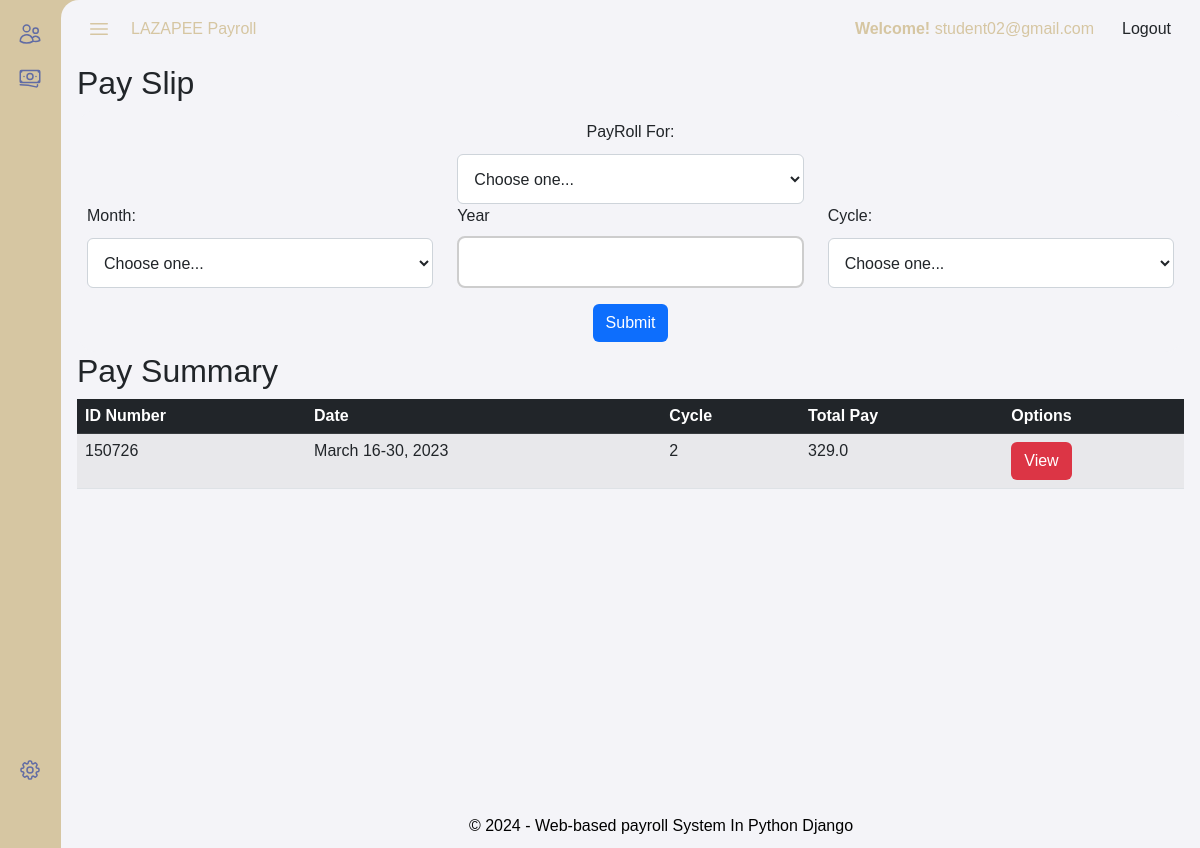
/payslips/1/, run on the app's committed database.
### payroll_app/models.py (models this page shows, shortened)
class Account(models.Model):
    user = models.CharField(max_length=300)
    password = models.CharField(max_length=300)

class PaySlip(models.Model):
    id_number = models.ForeignKey(Employee, on_delete=models.CASCADE)
    month = models.CharField(max_length=20)
    date_range = models.CharField(max_length=50)
    year = models.CharField(max_length=4)
    pay_cycle = models.IntegerField()
    rate = models.FloatField()
    earnings_allowance = models.FloatField()
    deductions_tax = models.FloatField()
    deductions_health = models.FloatField()
    pag_ibig = models.FloatField()
    sss = models.FloatField()
    overtime = models.FloatField()
    total_pay = models.FloatField()

class Employee(models.Model):
    name = models.CharField(max_length=100)
    id_number = models.CharField(max_length=20)
    rate = models.FloatField()
    overtime_pay = models.FloatField(null=True, blank=True)
    allowance = models.FloatField(null=True, blank=True)

### payroll_app/views.py (the view)
# urls.py: path('payslips/<int:pk>/', views.pay_slip, name='payslips'),
def pay_slip(request,pk):
    global id
    d = get_object_or_404(Account, pk=pk)
    id = d.user
    p = PaySlip.objects.all()
    e = Employee.objects.all()
    return render(request, 'Content/Pay_Slip/Pay-slip_info.html',
                  {'d':d,
                  'id':id,
                   'payslip': p,
                   'employee': e,})

### payroll_app/templates/Content/Pay_Slip/Pay-slip_info.html (shortened to what this page needs)
{% extends 'Framework/navbar.html' %}
{% load static %}
{% block content %}
<h2>Pay Slip</h2>
<div class="container-fluid ">
    <div class="row text-center" style="justify-content: center" >
        <div class="col-4">
            <label for="Payroll For" style="margin-bottom: 10px;">PayRoll For:</label>
            <select name="supplier-names" id="supplier-names" class="dropdowns">
                <option value="" >Choose one...</option>
             </select>
        </div>
    </div>
    <div class="row">
        <div class="col-4">
            <label for="supplier" style="margin-bottom: 10px;">Month:</label>
            <select name="supplier-names" id="supplier-names" class="dropdowns">
                <option name="" value="" style="display:none;">Choose one...</option>
             </select>
        </div>
        <div class="col-4">
            <label for="cost">Year</label>
            <input type="text" class="form-control mb-3" id="cost">
        </div>
        <div class="col-4">
            <label for="supplier" style="margin-bottom: 10px;" >Cycle:</label>
            <select name="supplier-names" id="supplier-names" class="dropdowns">
                <option value="" >Choose one...</option>
             </select>
        </div>
        <div class="col-12  text-center">
            <a href="#" class="btn btn-primary">Submit</a>
        </div>
    </div>
</div>
<h2>Pay Summary</h2>
<table class="table table-striped">
    <thead >
        <tr>
            <th class="table-dark" scope="col"> ID Number </th>
            <th class="table-dark" scope="col"> Date </th>
            <th class="table-dark" scope="col"> Cycle </th>
            <th class="table-dark" scope="col"> Total Pay</th>
            <th class="table-dark" scope="col"> Options </th>
        </tr>
    </thead>
    <tbody>
        {% for p in payslip%}
        <tr>
            <td> {{ p.id_number.id_number }} </td>
            <td> {{ p.month }} {{ p.date_range }}, {{ p.year }} </td>
            <td> {{ p.pay_cycle }} </td>
            <td> {{ p.total_pay }} </td>
            <td>
                <a href="{% url 'view_payslip' pk=p.pk id=id%}"  class="btn btn-danger">View</a>
            </td>
         </tr>
        {% endfor %}
    </tbody>
</table>
{% endblock %}

### payroll_app/templates/Framework/navbar.html (shortened to what this page needs)
{% load static %}
<html>
  <head>
      <link rel="stylesheet" href="{% static '/bootstrap/css/custom.css' %}">
      <link rel="stylesheet" href="{% static '/bootstrap/css/bootstrap.min.css' %}">
      <link rel="stylesheet" href="{% static '/bootstrap/css/custom.css' %}">
    <link rel="stylesheet" href="{% static 'style.css' %}">
</head>
<body>
{%url 'dashboards' as dashboard%}
{% url 'supply' as supply%}
{% url 'bottles' as bottle%}
    <nav id="mySidebar" class="sidenav">
        <div class="sidebar-top">
            <a class="sidebar-nav-ext"  href="{% url 'employee'  pk=d.pk%}" onclick="handleNavClick(this)">
            </a>
            <a class="sidebar-nav-ext"  href="{% url 'payslips'  pk=d.pk%}" onclick="handleNavClick(this)">
            </a>
        </div>
        <div class="sidebar-bottom">
          <a class="sidebar-nav-ext"  href="{%url 'manage_account' pk=d.pk %}" onclick="handleNavClick(this)">
            </a>
      </div>
   </nav>
   <div id="main">
        <nav class="nav-bar">
          <div class="nav-bar-left">
              <svg class="menu-icon icon-nav" onclick="openNav()" xmlns="http://www.w3.org/2000/svg" fill="none" viewBox="0 0 24 24" stroke-width="1.5" stroke="currentColor" class="w-6 h-6">
                  <path stroke-linecap="round" stroke-linejoin="round" d="M3.75 6.75h16.5M3.75 12h16.5m-16.5 5.25h16.5" />
                </svg>
              <div class="details-heads">LAZAPEE Payroll</div>
          </div>
          <div class="nav-bar-right">
              <div class="details-heads"> <Strong>Welcome!</Strong> {{ id }}</div>
              <a  class="btn btn-paleRed" href="{% url 'Login'%}" >Logout</a>
          </div>
        </nav>
        <div class="table-bg-color">
            {% block content %}
            {% endblock %}
         </div>
    <footer class="footers">
        <div style="color: black">&copy; 2024 - Web-based payroll System In Python Django</div>
    </footer>
    </div>
  </body>
</html>

### payroll_app/static/style.css (style rules this page uses)
:root { --primary-color: #d6c6a2; --point-color: #f2bc57; --black-color: #07090d; --white-color: #F4F4F8; --error-color: #dc3545; --success-color: #198754; --primary-color-hover: #2E65F3; --font-primary: 'Arial', sans-serif; --font-secondary: 'Helvetica', sans-serif; --spacing-small: 5px; --spacing-medium: 10px; --spacing-large: 20px; --circle-color: linear-gradient(200deg, #fef2a0 0%, #c1782b 100%); }
.dropdowns { height: 50px; display: block; width: 100%; padding: 0.375rem 0.75rem; border-radius: 0.375rem; color: #212529; border: 1px solid #ced4da; font-size: 1rem; font-weight: 400; line-height: 1.5; color: #212529; background-color: #fff; background-clip: padding-box; transition: border-color 0.15s ease-in-out, box-shadow 0.15s ease-in-out; }
body { margin: 0; display: block; height: 100vh; background-color: var(--primary-color); overflow: hidden; font-family: Arial, Helvetica, sans-serif }
.btn { text-decoration: none; padding: 0.375rem 0.75rem; font-size: 1rem; font-weight: 400; text-align: center; vertical-align: middle; cursor: pointer; border: 1px solid transparent; border-radius: 0.375rem; }
#main { margin-left: 61px; height: 100vh; }
.nav-bar { background-color: var(--white-color); color: var(--primary-color); max-height: 48px; border-top-left-radius: 18px; padding: 10px 16px 0 16px; display: flex; z-index: 2; position: sticky; top: 0; }
.nav-bar-left { display: flex; align-items: center; margin-right: auto; right: auto; }
.nav-bar-right { display: flex; align-items: center; }
.table-bg-color { background-color: var(--white-color); padding: 16; height: 100vh; overflow: scroll; }
.menu-icon { cursor: pointer; transition: transform 0.5s; }
.details-heads { padding: 12.5 15; padding-left: 10px; }
.sidebar-nav-ext { text-decoration: none; display: flex; color: #616CA4; }
.icon-nav { padding: 10; width: 44px; }
.sidenav { background-color: var(--primary-color); height: 100vh; position: fixed; overflow: hidden; flex-direction: column; display: flex; }
.sidebar-top { padding: 12px 8px; position: relative; margin-bottom: auto; }
.sidebar-bottom { padding: 8px 8px; position: relative; margin-top: auto; }
.footers { background-color: #F4F4F8; padding: 10 0; color: rgb(150, 150, 150); position: absolute; bottom: 0; width: 100%; text-align: center; }
.container-fluid { border-radius: 20px; background-color: var(--white-color); padding: 10px; }
.form-control { width: 100%; padding: 12px 20px; border-radius: 5px; margin-top: 8px; box-sizing: border-box; border: 2px solid #CDCDCD; background-color: white; border-radius: 8px; font-size: 16px; background-position: 10px 10px; outline: none; background-repeat: no-repeat; }

### data on the page
Account: user "student02@gmail.com"
PaySlip: id_number.id_number "150726", month "March", date_range "16-30", year "2023", pay_cycle "2", total_pay "329.0"
